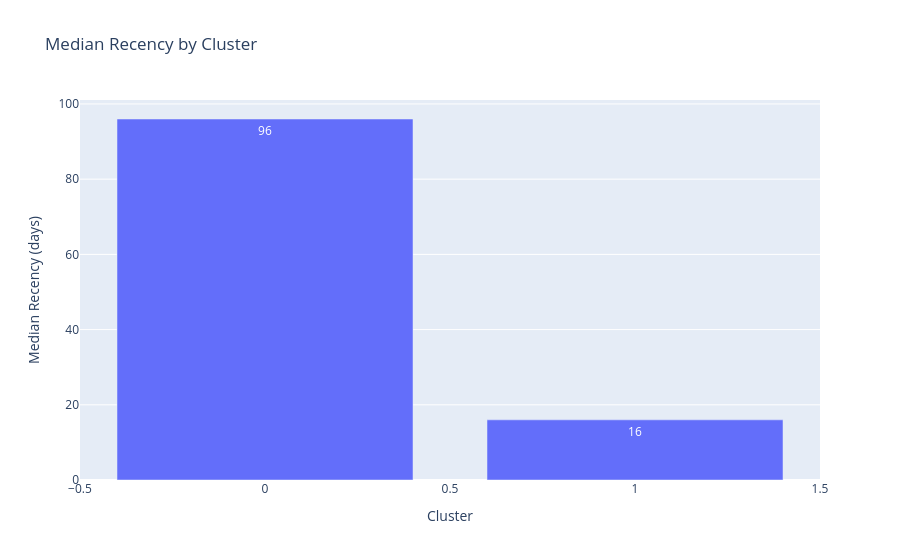

The cell this chart's notebook holds for it:
### Markdown cell above
### Visualization

### Code cell
fig = px.bar(cluster_profile, x = "Clusters", y = "Median_Recency",
    text = "Median_Recency", title = "Median Recency by Cluster",
    labels={
        "Clusters": "Cluster",
        "Median_Recency": "Median Recency (days)"})
fig.show()

### Figure 1 — Plotly figure (JSON) as saved in the notebook; plotly's stock layout.template omitted (floating-point values rounded to 4 significant figures)
{"data": [{"hovertemplate": "Cluster=%{x}<br>Median Recency (days)=%{text}<extra></extra>", "legendgroup": "", "marker": {"color": "#636efa", "pattern": {"shape": ""}}, "name": "", "orientation": "v", "showlegend": false, "text": [96.0, 16.0], "textposition": "auto", "type": "bar", "x": [0, 1], "xaxis": "x", "y": [96.0, 16.0], "yaxis": "y"}], "layout": {"barmode": "relative", "legend": {"tracegroupgap": 0}, "title": {"text": "Median Recency by Cluster"}, "xaxis": {"anchor": "y", "domain": [0, 1], "title": {"text": "Cluster"}}, "yaxis": {"anchor": "x", "domain": [0, 1], "title": {"text": "Median Recency (days)"}}}}
